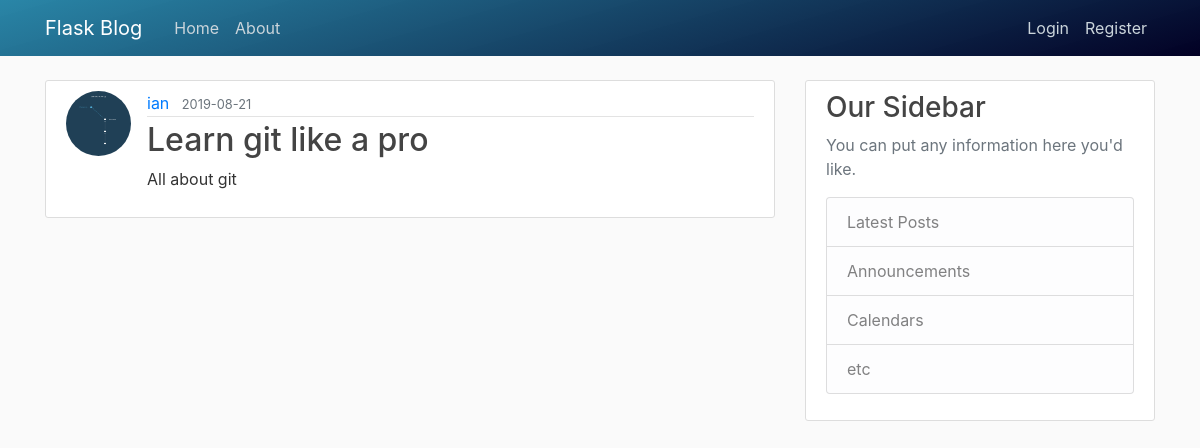
Page /post/9 on the committed database.
### blog_post/models.py (models this page shows, shortened)
class User(db.Model, UserMixin):
    id = db.Column(db.Integer, primary_key=True)
    username = db.Column(db.String(20), unique=True, nullable=False)
    email = db.Column(db.String(120), unique=True, nullable=False)
    image_file = db.Column(db.String(20), nullable=False,
                           default='default.jpg')
    password = db.Column(db.String(60), nullable=False)
    posts = db.relationship('Post', backref='author', lazy=True)

class Post(db.Model):
    id = db.Column(db.Integer, primary_key=True)
    title = db.Column(db.String(100), nullable=False)
    date_posted = db.Column(db.DateTime, nullable=False,
                            default=datetime.utcnow)
    content = db.Column(db.Text, nullable=False)
    user_id = db.Column(db.Integer, db.ForeignKey('user.id'), nullable=False)

### blog_post/posts/routes.py (the view)
@posts.route('/post/<int:post_id>')
def post(post_id):
    post = Post.query.get_or_404(post_id)
    return render_template('post.html', title=post.title, post=post)

### blog_post/templates/post.html (shortened to what this page needs)
{% extends 'base.html' %}
{% block content %}
    <article class="media content-section">
        <img class="rounded-circle article-img" src="{{ url_for('static', filename='profile_pics/' + post.author.image_file) }}" alt="">
        <div class="media-body">
            <div class="article-metadata">
                <a class="mr-2" href="{{url_for('users.user_posts', username=post.author.username)}}">{{ post.author.username }}</a>
                <small class="text-muted">{{ post.date_posted.strftime('%Y-%m-%d')}}</small>
            </div>
            <h2 class="article-title">{{ post.title }}</h2>
            <p class="article-content">{{ post.content }}</p>
        </div>
    </article>
{% endblock content%}

### blog_post/static/main.css (style rules this page uses)
body { background: #fafafa; color: #333333; margin-top: 5rem; }
h1, h2, h3, h4, h5, h6 { color: #444444; }
.content-section { background: #ffffff; padding: 10px 20px; border: 1px solid #dddddd; border-radius: 3px; margin-bottom: 20px; }
.article-title { color: #444444; }
.article-content { white-space: pre-line; }
.article-img { height: 65px; width: 65px; margin-right: 16px; }
.article-metadata { padding-bottom: 1px; margin-bottom: 4px; border-bottom: 1px solid #e3e3e3 }

### rows in the picture
User: image_file (picture), author.username "ian"
Post: date_posted "2019-08-21", title "Learn git like a pro", content "All about git"
